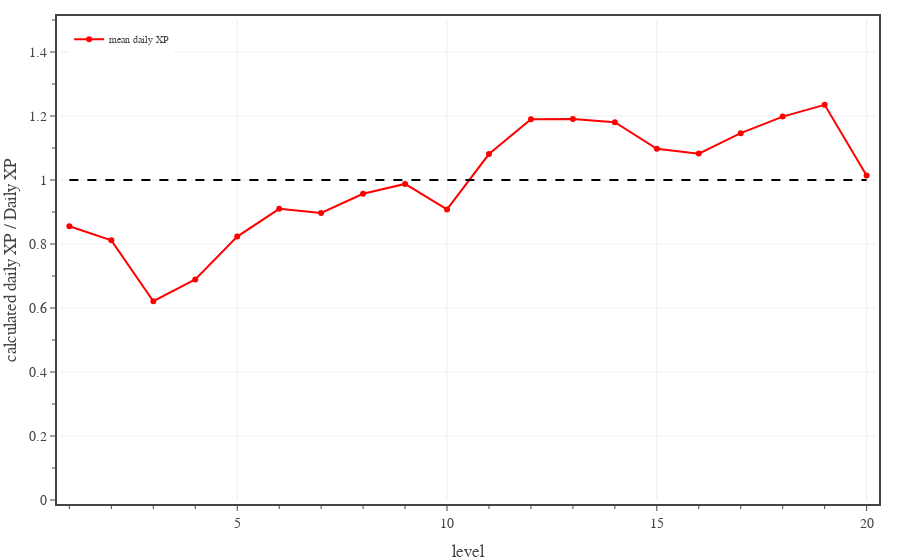

The cell this chart's notebook holds for it:
### Code cell
# Plots average daily XP for PCs, calculated for a full adventuring day with Medium encounters and two short rests.
encounter_difficulty = 'Medium'
pc_data_file = f'./pc data - {encounter_difficulty} 2 short rests.txt'

with open(pc_data_file, 'r') as fin:
    pc_data = json.load(fin)

levels = np.array(range(1,21,1))

fig = go.Figure()

enc_XP_budget = np.array(ENCOUNTER_DIFFICULTIES['Daily']['XP'])
for diff in ['Medium']:
    d = ENCOUNTER_DIFFICULTIES[diff]
    pc_data_file = f'./pc data - {diff} 2 short rests.txt'

    with open(pc_data_file, 'r') as fin:
        pc_data = json.load(fin)

    enc_XP = np.zeros(20)
    for pc_class in PC_CLASSES:
        enc_XP += np.array(pc_data[pc_class]['daily XP mean'])/len(PC_CLASSES)

    fig.add_trace(go.Scatter(
        x=levels, 
        y=enc_XP/enc_XP_budget,
        mode='lines+markers', 
        line=dict(color='red', dash='solid'),
        unselected=dict(marker=dict(opacity=0.0)),
        name='mean daily XP',
        hovertemplate=
            '<b>daily XP</b><br>'+
            'lvl %{x}<br>'+
            'ratio %{y:.2f}'+
            '<extra></extra>'
    ))

ref_XP = np.array(ENCOUNTER_DIFFICULTIES['Daily']['XP'])
fig.add_trace(go.Scatter(
    x=levels, 
    y=ref_XP/enc_XP_budget,
    mode='lines', 
    line=dict(color='black', dash='dash'),
    name='Daily XP',
    showlegend=False,
    hoverinfo='skip'
))

fig.update_layout(
    template=TFB_TEMPLATE,
    #width=600,
    #height=800,
    xaxis=dict(
        title_text='level',
        range=[0.8, 20.2],
        tick0=0, dtick=5,
        minor=dict(tick0=0, dtick=1),
    ),
    yaxis=dict(
        title_text='calculated daily XP / Daily XP',
        range=[0, 1.5],
        tick0=0, dtick=0.2,
        minor=dict(tick0=0, dtick=0.1),
    ),
    legend=dict(
        yanchor='top',  y=0.99,
        xanchor='left', x=0.01,
    )
)

fig.show(config=TFB_CONFIG)
if SAVEFIGS:
    fig.write_html(
        f'./fig-full-daily-xp-vs-level-medium-adventuring-days.html', 
        include_plotlyjs=False, 
        full_html=False, 
        config=TFB_CONFIG
    )

### Figure 1 — Plotly figure (JSON) as saved in the notebook; plotly's stock layout.template omitted (floating-point values rounded to 4 significant figures)
{"data": [{"hovertemplate": "<b>daily XP</b><br>lvl %{x}<br>ratio %{y:.2f}<extra></extra>", "line": {"color": "red", "dash": "solid"}, "mode": "lines+markers", "name": "mean daily XP", "type": "scatter", "unselected": {"marker": {"opacity": 0}}, "x": [1, 2, 3, 4, 5, 6, 7, 8, 9, 10, 11, 12, 13, 14, 15, 16, 17, 18, 19, 20], "y": [0.8554, 0.8113, 0.6212, 0.6891, 0.8231, 0.9099, 0.897, 0.9571, 0.9877, 0.9081, 1.081, 1.19, 1.19, 1.181, 1.097, 1.082, 1.146, 1.198, 1.235, 1.014]}, {"hoverinfo": "skip", "line": {"color": "black", "dash": "dash"}, "mode": "lines", "name": "Daily XP", "showlegend": false, "type": "scatter", "x": [1, 2, 3, 4, 5, 6, 7, 8, 9, 10, 11, 12, 13, 14, 15, 16, 17, 18, 19, 20], "y": [1, 1, 1, 1, 1, 1, 1, 1, 1, 1, 1, 1, 1, 1, 1, 1, 1, 1, 1, 1]}], "layout": {"legend": {"x": 0.01, "xanchor": "left", "y": 0.99, "yanchor": "top"}, "xaxis": {"dtick": 5, "minor": {"dtick": 1, "tick0": 0}, "range": [0.8, 20.2], "tick0": 0, "title": {"text": "level"}}, "yaxis": {"dtick": 0.2, "minor": {"dtick": 0.1, "tick0": 0}, "range": [0, 1.5], "tick0": 0, "title": {"text": "calculated daily XP / Daily XP"}}}}
